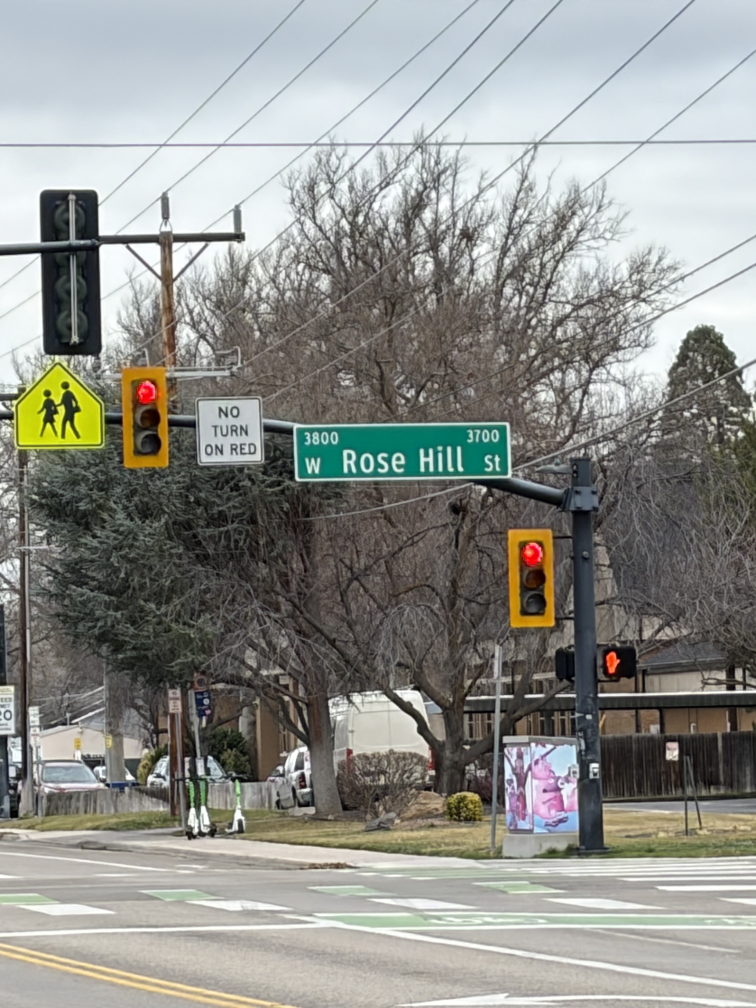
#> input picture traffic_light/assets/sample_red.JPG, 3024 x 4032 px, given in place of the camera (shown at 1/4 size)
$ python main.py
#> lines starting #> are read from the running program, lines starting #| are printed output that depends on the picture; after the words box and inside, x2 and y2 are one past the last pixel; in counts of white or black regions, pixels touching at a corner belong together
#> in run, frame is the input picture: shape (4032, 3024, 3); mean B, G, R 140.3, 145.2, 144.1
import cv2
import numpy as np
import warnings
import os
import time
import threading
from collections import deque, namedtuple
from typing import Optional, List, Tuple

warnings.filterwarnings("ignore")

try:
    from playsound import playsound

    SOUND_AVAILABLE = True
except ImportError:
    SOUND_AVAILABLE = False
    print("Warning: playsound not available. Install with: pip install playsound")

# ==========================
# CONFIGURATION
# ==========================
CAMERA_INDEX = 0
DEBUG_MODE = False

# HSV Color Ranges
LOWER_GREEN = np.array([35, 70, 70])
UPPER_GREEN = np.array([90, 255, 255])
LOWER_RED1 = np.array([0, 70, 70])
UPPER_RED1 = np.array([10, 255, 255])
LOWER_RED2 = np.array([170, 70, 70])
UPPER_RED2 = np.array([179, 255, 255])

# Detection Thresholds
MIN_RECT_AREA = 1500
MIN_CIRCLE_AREA = 500
MIN_ASPECT_RATIO = 1.8
MAX_ASPECT_RATIO = 5.5
MIN_CIRCULARITY = 0.65
DEBOUNCE_FRAMES = 3
RED_DURATION_THRESHOLD = 5.0
STATE_TIMEOUT = 2.0
STALE_TIMEOUT = STATE_TIMEOUT * 1.5  # Allow reset state to persist

# State constants
STATE_RED = "RED"
STATE_GREEN = "GREEN"

# Matching thresholds
IOU_THRESHOLD = 0.4
MAX_DISTANCE = 100
DISTANCE_THRESHOLD = 0.6

# Visual
KERNEL = np.ones((5, 5), np.uint8)
RECT_COLOR = (0, 0, 255)
GREEN_COLOR = (0, 255, 0)
RED_COLOR = (0, 0, 255)

# System - 3 second retry timeout
CAMERA_RETRY_TIMEOUT = 3.0
CAMERA_RETRY_DELAY = 0.1
MAX_CAMERA_RETRIES = int(CAMERA_RETRY_TIMEOUT / CAMERA_RETRY_DELAY)

# Sound
BASE_DIR = os.path.dirname(os.path.abspath(__file__))
SOUND_PATH = os.path.join(BASE_DIR, "assets", "sound.mp3")

Scope = namedtuple('Scope', ['x', 'y', 'w', 'h'])


def scope_centroid(scope: Scope) -> Tuple[float, float]:
    """Calculate scope centroid."""
    return (scope.x + scope.w / 2.0, scope.y + scope.h / 2.0)


# [71 lines left out: functions scope_distance, scope_iou, match_scopes_to_previous, not called in this run]


_SOUND_LOCK = threading.Lock()
_SOUND_PLAYING = False


# [24 lines left out: function play_sound_async, not called in this run]


class Tracker:
    """Tracks state of a single traffic light."""

    # [73 lines left out: functions __init__, update, _transition, _reset, is_stale, get_status, not called in this run]


class Detector:
    """Traffic light detection system."""

    def __init__(self):
        self.cap = None
        self.trackers = {}
        self.prev_scopes = []
        self.next_id = 0
        self.fps = 0.0
        self.frame_count = 0
        self.fps_time = time.time()
        self.retry_count = 0

    def init_camera(self) -> bool:
        """Initialize camera with retry logic."""
        try:
            self.cap = cv2.VideoCapture(CAMERA_INDEX)
            if not self.cap.isOpened():
                raise RuntimeError("Camera failed to open")
            self.retry_count = 0
            return True
        except Exception as e:
            print(f"Camera error: {e}")
            return False

    def find_scopes(self, frame: np.ndarray) -> List[Scope]:
        """Find traffic light rectangular scopes."""
        gray = cv2.cvtColor(frame, cv2.COLOR_BGR2GRAY)
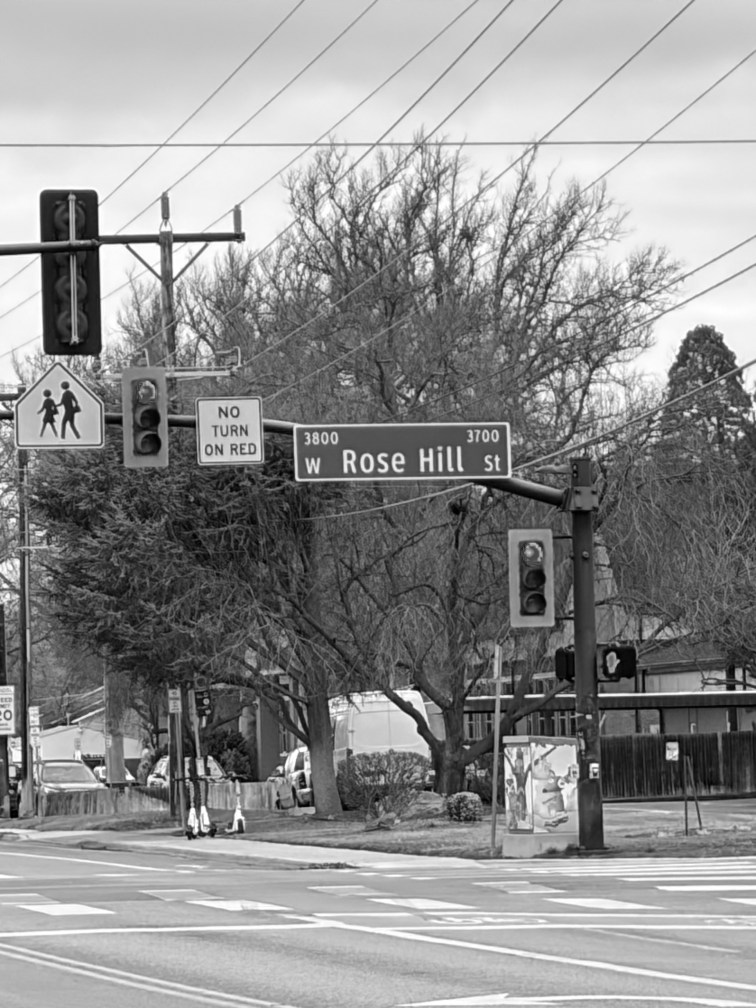
#> gray: shape (4032, 3024) (shown at 1/4 size); min 0, max 255, mean 144.3
        blur = cv2.GaussianBlur(gray, (5, 5), 0)
        edges = cv2.Canny(blur, 60, 150)
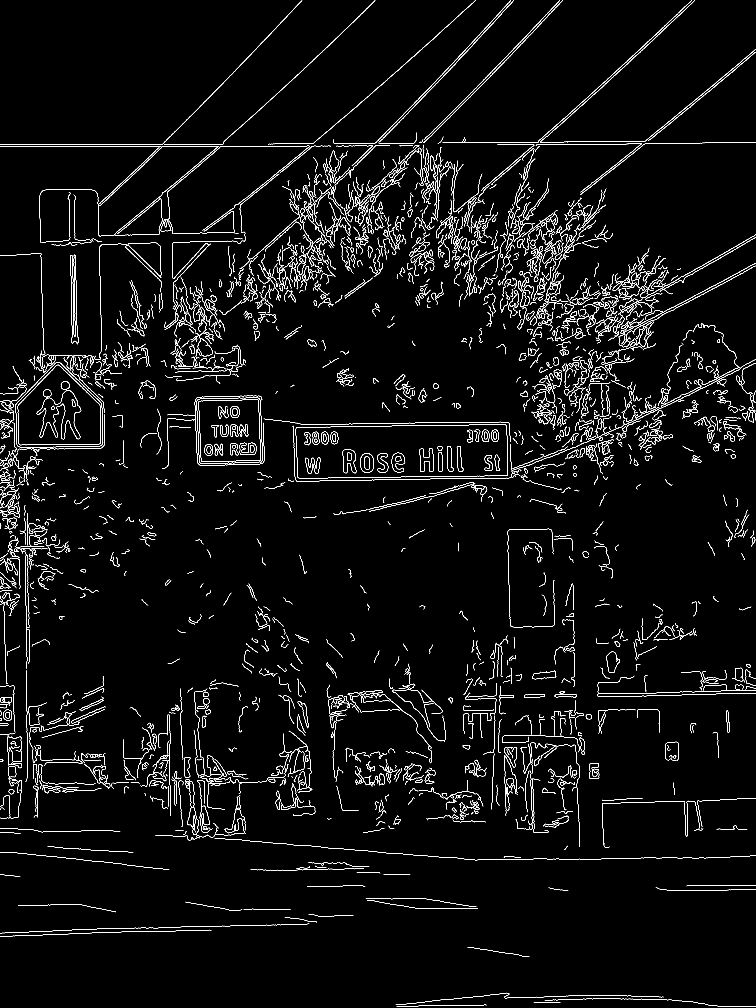
#> edges: shape (4032, 3024) (shown at 1/4 size); 1.9% white in thin lines or dots

        contours, _ = cv2.findContours(edges, cv2.RETR_EXTERNAL, cv2.CHAIN_APPROX_SIMPLE)
#> contours = 2992 contours, 2556 with area under 20; largest, box (x1, y1, x2, y2) and area: (1183, 1698, 2032, 1916) 172476, (61, 1449, 413, 1789) 88986, (790, 1353, 852, 1428) 2670, (920, 1624, 958, 1671) 1416, (738, 3029, 762, 3110) 1348

        scopes = []
        for cnt in contours:
            area = cv2.contourArea(cnt)
            if area < MIN_RECT_AREA:
                continue

            peri = cv2.arcLength(cnt, True)
            approx = cv2.approxPolyDP(cnt, 0.04 * peri, True)
            if len(approx) != 4:
                continue

            x, y, w, h = cv2.boundingRect(approx)
            ratio = h / w if w > 0 else 0

            if MIN_ASPECT_RATIO <= ratio <= MAX_ASPECT_RATIO:
                scopes.append(Scope(x, y, w, h))
#> this loop made 2992 passes
#> area on passes 1 to 3: 0, 0, 2
#> after the loop, scopes = []

        return scopes

    # [58 lines left out: function find_circle_in_scope, not called in this run]

    def update_fps(self):
        """Update FPS counter."""
        self.frame_count += 1
        timestamp = time.time()
        elapsed = timestamp - self.fps_time

        if elapsed >= 1.0:
            self.fps = self.frame_count / elapsed
            self.frame_count = 0
            self.fps_time = timestamp

    def cleanup_trackers(self, timestamp: float):
        """Remove stale trackers."""
        stale = [tid for tid, t in self.trackers.items() if t.is_stale(timestamp)]
        for tid in stale:
            print(f"Removed stale tracker: {tid}")
            del self.trackers[tid]

    def run(self):
        """Main loop."""
        if not self.init_camera():
            return

        print("Traffic Light Detector")
        print(f"Debug: {'ON' if DEBUG_MODE else 'OFF'}")
        print(f"Camera retry timeout: {CAMERA_RETRY_TIMEOUT}s")
        print("Press 'q' to quit\n")

        try:
            while True:
                ret, frame = self.cap.read()
                if not ret:
                    self.retry_count += 1
                    if self.retry_count >= MAX_CAMERA_RETRIES:
                        print("Camera connection lost")
                        break
                    time.sleep(CAMERA_RETRY_DELAY)
                    continue

                self.retry_count = 0
                timestamp = time.time()

                # Find scopes
                scopes = self.find_scopes(frame)
#> scopes = []

                if not scopes:
                    # No scopes - cleanup and show frame
                    self.cleanup_trackers(timestamp)
                    self.update_fps()
                    cv2.putText(frame, f"FPS: {self.fps:.1f}", (10, 30),
                                cv2.FONT_HERSHEY_SIMPLEX, 0.7, GREEN_COLOR, 2)
                    cv2.imshow("Detection", frame)
                    if cv2.waitKey(1) & 0xFF == ord('q'):
#> (key q is pressed here)
                        break
                    continue

                # Store frame dimensions
                frame_height, frame_width = frame.shape[:2]

                # Create color masks
                hsv = cv2.cvtColor(frame, cv2.COLOR_BGR2HSV)
                mask_green = cv2.inRange(hsv, LOWER_GREEN, UPPER_GREEN)
                mask_red1 = cv2.inRange(hsv, LOWER_RED1, UPPER_RED1)
                mask_red2 = cv2.inRange(hsv, LOWER_RED2, UPPER_RED2)
                mask_red = cv2.bitwise_or(mask_red1, mask_red2)

                # Combined mask with morphology
                combined_mask = cv2.bitwise_or(mask_green, mask_red)
                combined_mask = cv2.morphologyEx(combined_mask, cv2.MORPH_OPEN, KERNEL)
                combined_mask = cv2.morphologyEx(combined_mask, cv2.MORPH_CLOSE, KERNEL)

                # Match scopes to previous frame
                matches = match_scopes_to_previous(scopes, self.prev_scopes)

                # Update tracking
                new_prev_scopes = []

                for scope, tracker_id in matches:
                    if tracker_id is None:
                        tracker_id = f"L{self.next_id}"
                        self.next_id += 1
                        if DEBUG_MODE:
                            print(f"New tracker: {tracker_id}")

                    new_prev_scopes.append((tracker_id, scope))

                    # Get or create tracker
                    if tracker_id not in self.trackers:
                        self.trackers[tracker_id] = Tracker(tracker_id)

                    tracker = self.trackers[tracker_id]

                    # Find circle
                    detected_color, circle_data = self.find_circle_in_scope(
                        scope, combined_mask, mask_green, mask_red
                    )

                    # Update tracker
                    tracker.update(detected_color, timestamp)

                    # Draw scope
                    x, y, w, h = scope
                    cv2.rectangle(frame, (x, y), (x + w, y + h), RECT_COLOR, 2)

                    # Draw status
                    status = tracker.get_status(timestamp)
                    text_y = y - 10 if y > 30 else y + h + 20
                    cv2.putText(frame, status, (x, text_y),
                                cv2.FONT_HERSHEY_SIMPLEX, 0.6, RECT_COLOR, 2)
                    cv2.putText(frame, tracker_id, (x + 5, y + 15),
                                cv2.FONT_HERSHEY_SIMPLEX, 0.4, (255, 255, 255), 1)

                    # Draw circle
                    if circle_data:
                        center_x, center_y, radius, draw_color = circle_data
                        cv2.circle(frame, (center_x, center_y), radius, draw_color, 3)
                        cv2.circle(frame, (center_x, center_y), 2, (255, 255, 255), -1)

                # Update stored scopes
                self.prev_scopes = new_prev_scopes

                # Cleanup stale trackers
                self.cleanup_trackers(timestamp)

                # Update display
                self.update_fps()
                cv2.putText(frame, f"FPS: {self.fps:.1f} | Lights: {len(scopes)}",
                            (10, 30), cv2.FONT_HERSHEY_SIMPLEX, 0.7, GREEN_COLOR, 2)
                cv2.imshow("Detection", frame)

                if cv2.waitKey(1) & 0xFF == ord('q'):
                    break

        except KeyboardInterrupt:
            print("\nStopped")
        finally:
            if self.cap:
                self.cap.release()
            cv2.destroyAllWindows()


if __name__ == "__main__":
    Detector().run()
